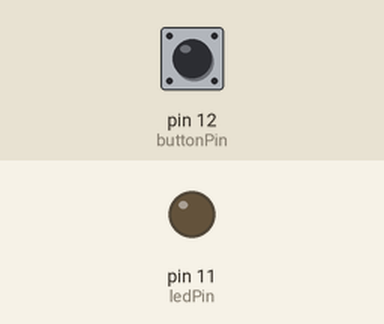
Bench run of a program on a simulated Raspberry Pi (header pin numbers). Parts: output pins drawn as LEDs (lit = HIGH). Inputs (shaded band) come from the test bench; at power-on: pin 12 (buttonPin) HIGH. What the program prints to the terminal is not drawn.

Above: at 1.2 s.
1.3 s: pin 12 (buttonPin) pulled LOW for 0.15 s
At 1.37 s:
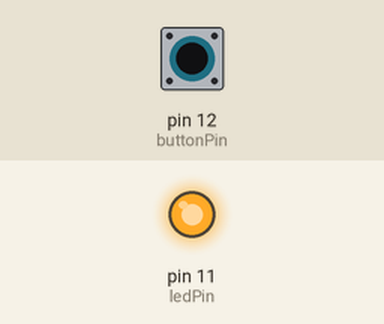
2.9 s: pin 12 (buttonPin) pulled LOW for 3.2 s
At 7.4 s:
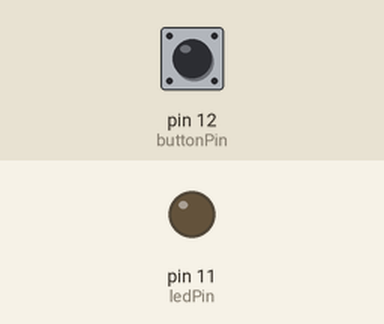
Timing chart, 0 to 8.9 s (numbered marks = the images above; inputs shaded):
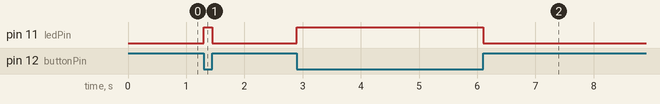

The program:

switch.py
```python
import RPi.GPIO as GPIO

ledPin = 11
buttonPin = 12

def setup():
	GPIO.setmode(GPIO.BOARD)
	GPIO.setup(ledPin, GPIO.OUT)
	GPIO.setup(buttonPin, GPIO.IN, pull_up_down=GPIO.PUD_UP)

def destroy():
	GPIO.cleanup()

if __name__ == '__main__':
	print('Start')
	setup()
	try:
		while True:
			if GPIO.input(buttonPin)==GPIO.LOW:
				GPIO.output(ledPin,GPIO.HIGH)
				print('On')
			else:
				GPIO.output(ledPin,GPIO.LOW)
				print('Off')
	except KeyboardInterrupt:
		destroy()
```

Measured:
- after the input at 1.3 s, pin 11 (ledPin): LOW → HIGH at once, → LOW 0.15 s later
- after the input at 2.9 s, pin 11 (ledPin): LOW → HIGH at once, → LOW 3.2 s later
